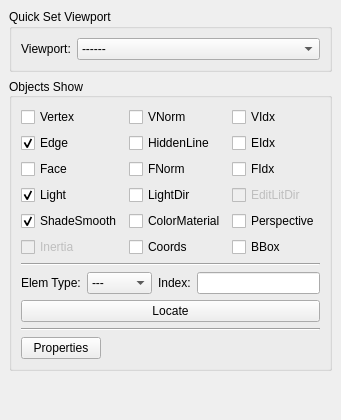
     <widget class="QWidget" name="MeshViewer" >
      <attribute name="title" >
       <string>MeshViewer</string>
      </attribute>
      <layout class="QVBoxLayout" >
       <property name="margin" >
        <number>9</number>
       </property>
       <property name="spacing" >
        <number>6</number>
       </property>
       <item>
        <widget class="QGroupBox" name="quickSetViewportGroupBox" >
         <property name="windowModality" >
          <enum>Qt::NonModal</enum>
         </property>
         <property name="title" >
          <string>Quick Set Viewport</string>
         </property>
         <layout class="QHBoxLayout" >
          <property name="margin" >
           <number>9</number>
          </property>
          <property name="spacing" >
           <number>6</number>
          </property>
          <item>
           <widget class="QLabel" name="viewportTextLabel" >
            <property name="sizePolicy" >
             <sizepolicy>
              <hsizetype>0</hsizetype>
              <vsizetype>5</vsizetype>
              <horstretch>0</horstretch>
              <verstretch>0</verstretch>
             </sizepolicy>
            </property>
            <property name="text" >
             <string>Viewport:</string>
            </property>
            <property name="alignment" >
             <set>Qt::AlignCenter</set>
            </property>
            <property name="buddy" >
             <cstring>viewportCombo</cstring>
            </property>
           </widget>
          </item>
          <item>
           <widget class="QComboBox" name="viewportCombo" >
            <item>
             <property name="text" >
              <string>------</string>
             </property>
            </item>
            <item>
             <property name="text" >
              <string>Reset</string>
             </property>
            </item>
            <item>
             <property name="text" >
              <string>Center</string>
             </property>
            </item>
            <item>
             <property name="text" >
              <string>Isomet</string>
             </property>
            </item>
            <item>
             <property name="text" >
              <string>X-Y Plane</string>
             </property>
            </item>
            <item>
             <property name="text" >
              <string>Y-X Plane</string>
             </property>
            </item>
            <item>
             <property name="text" >
              <string>Y-Z Plane</string>
             </property>
            </item>
            <item>
             <property name="text" >
              <string>Z-Y Plane</string>
             </property>
            </item>
            <item>
             <property name="text" >
              <string>X-Z Plane</string>
             </property>
            </item>
            <item>
             <property name="text" >
              <string>Z-X Plane</string>
             </property>
            </item>
           </widget>
          </item>
         </layout>
        </widget>
       </item>
       <item>
        <widget class="QGroupBox" name="objectsShowGroupBox" >
         <property name="autoFillBackground" >
          <bool>false</bool>
         </property>
         <property name="title" >
          <string>Objects Show</string>
         </property>
         <property name="alignment" >
          <set>Qt::AlignLeading|Qt::AlignLeft|Qt::AlignVCenter</set>
         </property>
         <layout class="QVBoxLayout" >
          <property name="margin" >
           <number>9</number>
          </property>
          <property name="spacing" >
           <number>6</number>
          </property>
          <item>
           <layout class="QGridLayout" >
            <property name="margin" >
             <number>0</number>
            </property>
            <property name="spacing" >
             <number>6</number>
            </property>
            <item row="1" column="1" >
             <widget class="QCheckBox" name="hiddenLineCheckBox" >
              <property name="enabled" >
               <bool>true</bool>
              </property>
              <property name="text" >
               <string>HiddenLine</string>
              </property>
             </widget>
            </item>
            <item row="0" column="0" >
             <widget class="QCheckBox" name="vertexCheckBox" >
              <property name="text" >
               <string>Vertex</string>
              </property>
             </widget>
            </item>
            <item row="2" column="0" >
             <widget class="QCheckBox" name="faceCheckBox" >
              <property name="text" >
               <string>Face</string>
              </property>
             </widget>
            </item>
            <item row="1" column="0" >
             <widget class="QCheckBox" name="edgeCheckBox" >
              <property name="text" >
               <string>Edge</string>
              </property>
              <property name="checked" >
               <bool>true</bool>
              </property>
             </widget>
            </item>
            <item row="2" column="2" >
             <widget class="QCheckBox" name="fIdxCheckBox" >
              <property name="text" >
               <string>FIdx</string>
              </property>
             </widget>
            </item>
            <item row="1" column="2" >
             <widget class="QCheckBox" name="eIdxCheckBox" >
              <property name="text" >
               <string>EIdx</string>
              </property>
             </widget>
            </item>
            <item row="0" column="2" >
             <widget class="QCheckBox" name="vIdxCheckBox" >
              <property name="text" >
               <string>VIdx</string>
              </property>
             </widget>
            </item>
            <item row="3" column="0" >
             <widget class="QCheckBox" name="lightCheckBox" >
              <property name="text" >
               <string>Light</string>
              </property>
              <property name="checked" >
               <bool>true</bool>
              </property>
             </widget>
            </item>
            <item row="0" column="1" >
             <widget class="QCheckBox" name="vNormCheckBox" >
              <property name="text" >
               <string>VNorm</string>
              </property>
             </widget>
            </item>
            <item row="5" column="1" >
             <widget class="QCheckBox" name="coordsCheckBox" >
              <property name="text" >
               <string>Coords</string>
              </property>
             </widget>
            </item>
            <item row="2" column="1" >
             <widget class="QCheckBox" name="fNormCheckBox" >
              <property name="text" >
               <string>FNorm</string>
              </property>
             </widget>
            </item>
            <item row="5" column="2" >
             <widget class="QCheckBox" name="bBoxCheckBox" >
              <property name="text" >
               <string>BBox</string>
              </property>
             </widget>
            </item>
            <item row="3" column="1" >
             <widget class="QCheckBox" name="lightDirCheckBox" >
              <property name="text" >
               <string>LightDir</string>
              </property>
             </widget>
            </item>
            <item row="3" column="2" >
             <widget class="QCheckBox" name="editLitDirCheckBox" >
              <property name="enabled" >
               <bool>false</bool>
              </property>
              <property name="text" >
               <string>EditLitDir</string>
              </property>
             </widget>
            </item>
            <item row="4" column="0" >
             <widget class="QCheckBox" name="shadeSmoothCheckBox" >
              <property name="text" >
               <string>ShadeSmooth</string>
              </property>
              <property name="checked" >
               <bool>true</bool>
              </property>
             </widget>
            </item>
            <item row="4" column="1" >
             <widget class="QCheckBox" name="colorMaterialCheckBox" >
              <property name="text" >
               <string>ColorMaterial</string>
              </property>
             </widget>
            </item>
            <item row="5" column="0" >
             <widget class="QCheckBox" name="inertiaCheckBox" >
              <property name="enabled" >
               <bool>false</bool>
              </property>
              <property name="text" >
               <string>Inertia</string>
              </property>
             </widget>
            </item>
            <item row="4" column="2" >
             <widget class="QCheckBox" name="perspectiveCheckBox" >
              <property name="text" >
               <string>Perspective</string>
              </property>
             </widget>
            </item>
           </layout>
          </item>
          <item>
           <widget class="Line" name="line_2" >
            <property name="orientation" >
             <enum>Qt::Horizontal</enum>
            </property>
           </widget>
          </item>
          <item>
           <layout class="QHBoxLayout" >
            <property name="margin" >
             <number>0</number>
            </property>
            <property name="spacing" >
             <number>6</number>
            </property>
            <item>
             <widget class="QLabel" name="elemTypeTextLabel" >
              <property name="text" >
               <string>Elem Type:</string>
              </property>
              <property name="buddy" >
               <cstring>elemTypeComboBox</cstring>
              </property>
             </widget>
            </item>
            <item>
             <widget class="QComboBox" name="elemTypeComboBox" >
              <item>
               <property name="text" >
                <string>---</string>
               </property>
              </item>
              <item>
               <property name="text" >
                <string>Vertex</string>
               </property>
              </item>
              <item>
               <property name="text" >
                <string>Edge</string>
               </property>
              </item>
              <item>
               <property name="text" >
                <string>Face</string>
               </property>
              </item>
             </widget>
            </item>
            <item>
             <widget class="QLabel" name="indexTextLabel" >
              <property name="text" >
               <string>Index:</string>
              </property>
              <property name="buddy" >
               <cstring>indexLineEdit</cstring>
              </property>
             </widget>
            </item>
            <item>
             <widget class="QLineEdit" name="indexLineEdit" />
            </item>
           </layout>
          </item>
          <item>
           <widget class="QPushButton" name="locatePushButton" >
            <property name="text" >
             <string>Locate</string>
            </property>
           </widget>
          </item>
          <item>
           <widget class="Line" name="line_3" >
            <property name="orientation" >
             <enum>Qt::Horizontal</enum>
            </property>
           </widget>
          </item>
          <item>
           <layout class="QHBoxLayout" >
            <property name="margin" >
             <number>0</number>
            </property>
            <property name="spacing" >
             <number>6</number>
            </property>
            <item>
             <widget class="QPushButton" name="propertiesPushButton" >
              <property name="text" >
               <string>Properties</string>
              </property>
             </widget>
            </item>
            <item>
             <spacer>
              <property name="orientation" >
               <enum>Qt::Horizontal</enum>
              </property>
              <property name="sizeType" >
               <enum>QSizePolicy::Expanding</enum>
              </property>
              <property name="sizeHint" >
               <size>
                <width>80</width>
                <height>20</height>
               </size>
              </property>
             </spacer>
            </item>
           </layout>
          </item>
         </layout>
        </widget>
       </item>
       <item>
        <spacer>
         <property name="orientation" >
          <enum>Qt::Vertical</enum>
         </property>
         <property name="sizeHint" >
          <size>
           <width>20</width>
           <height>40</height>
          </size>
         </property>
        </spacer>
       </item>
      </layout>
     </widget>
